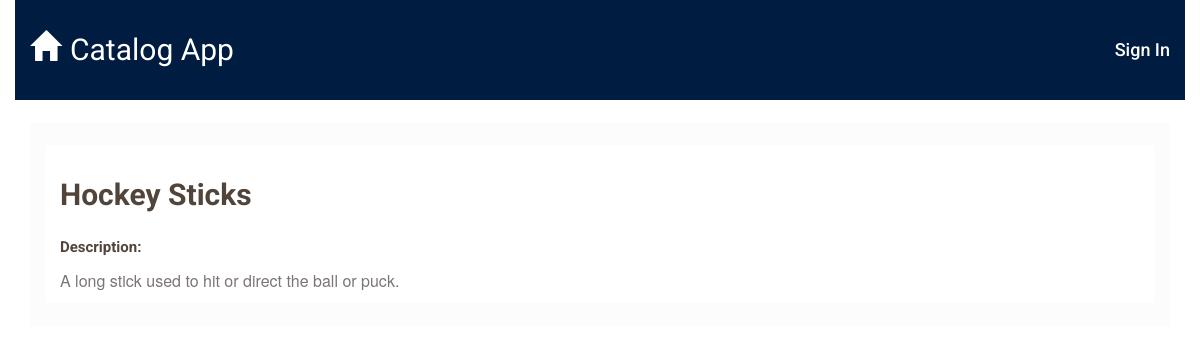
The app's page /catalog/9/17 with its own data.
### database_setup.py (models this page shows, shortened)
class CatalogItems(Base):
    __tablename__ = 'catalog_item'
    title = Column(String(100), nullable=False)
    id = Column(Integer, primary_key=True)
    description = Column(String(250))
    catagories_id = Column(Integer, ForeignKey('catagories.id'))
    catagories = relationship(Catagories)
    user_id = Column(Integer, ForeignKey('user.id'))
    user = relationship(User)

### application.py (the view)
@app.route('/catalog/<int:catagories_id>/<int:id>')
def showItem(catagories_id, id):
    DBSession = sessionmaker(bind=engine)
    session = DBSession()
    catagories = session.query(Catagories).filter_by(id=catagories_id).one()
    items = session.query(CatalogItems).filter_by(id=id, catagories_id=catagories_id).first()
    creator = getUserInfo(catagories.user_id)
    if 'username' not in login_session or creator.id == login_session['user_id']:
        return render_template('publicItem.html', items=items, catagories=catagories, creator=creator)
    else:
        return render_template('item.html', items=items, catagories=catagories, creator=creator)

### application.py (called while the page is built)
def getUserInfo(user_id):
    user = session.query(User).filter_by(id=user_id).one()
    return user

### templates/publicItem.html
{% extends "main.html" %}
{% block content %}
{% include "header.html" %}
<div class="col-md-12 content-page">
    <div class="col-md-12 item_content">
        <h1 class="title">{{items.title}}</h1>
        <p class="description">Description:</p>
        <p>{{items.description}}</p>
    </div>
</div>
{% endblock %}

### static/styles.css (style rules this page uses)
* { font-family: "Helvetica Neue Bold", Roboto, Helvetica, Arial, sans-serif; font-weight: 700; }
h1 { font-family: "Helvetica Neue Light", Roboto, Helvetica, Arial, sans-serif; font-size: 30px; color: #51453B; line-height: 60px; font-weight: 300; }
.description { font-family: "Helvetica Neue Light", Roboto, Helvetica, Arial, sans-serif; font-size: 15px; color: #51453B; font-weight: 300; font-weight: bold; }
.content-page { margin-top: 2%; padding-bottom: 2%; background: #FCFCFC; }
.item_content { background: #FFFFFF; margin-top: 2%; }
.title { font-family: "Helvetica Neue Light", Roboto, Helvetica, Arial, sans-serif; font-size: 30px; color: #51453B; line-height: 60px; font-weight: 300; font-weight: bold; }
p { font-family: "Helvetica Neue", Roboto, Helvetica, Arial, sans-serif; font-size: 16px; color: #7B7573; line-height: 24px; font-weight: 400; }

### records on screen
CatalogItems: title "Hockey Sticks", description "A long stick used to hit or direct the ball or puck."
